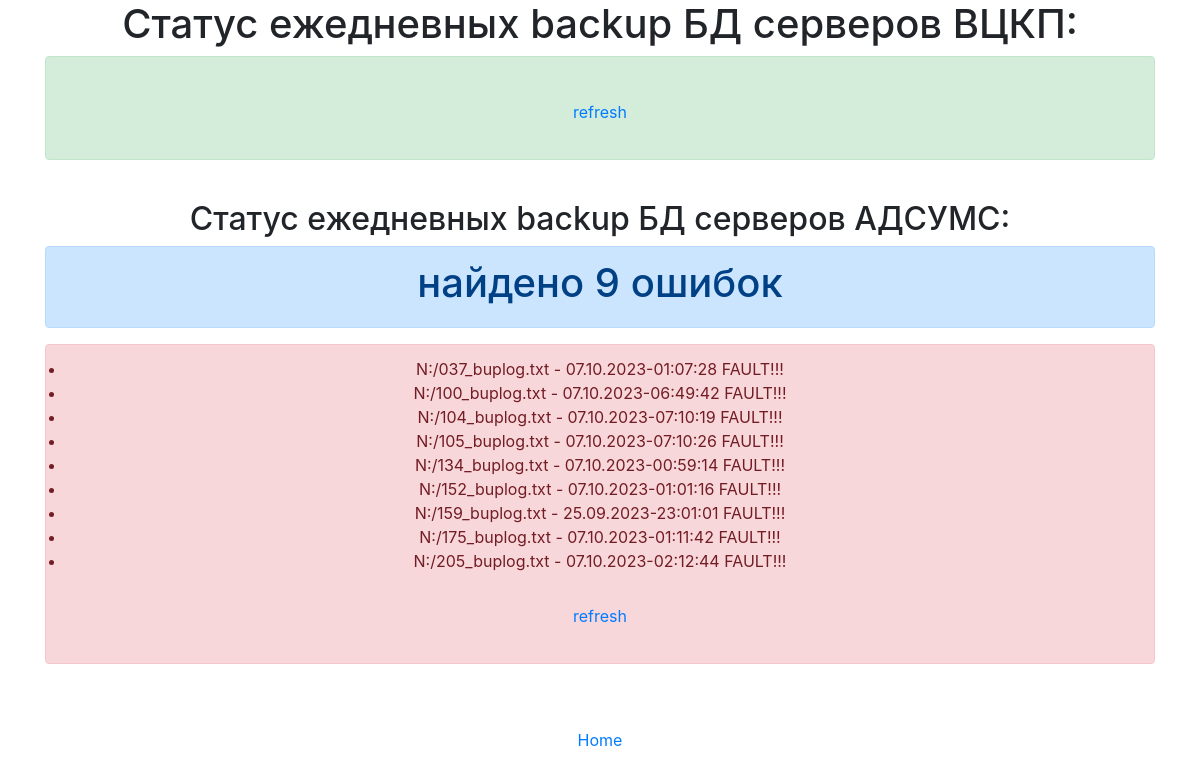
/backupapp/, run on an earlier commit of the app's database.
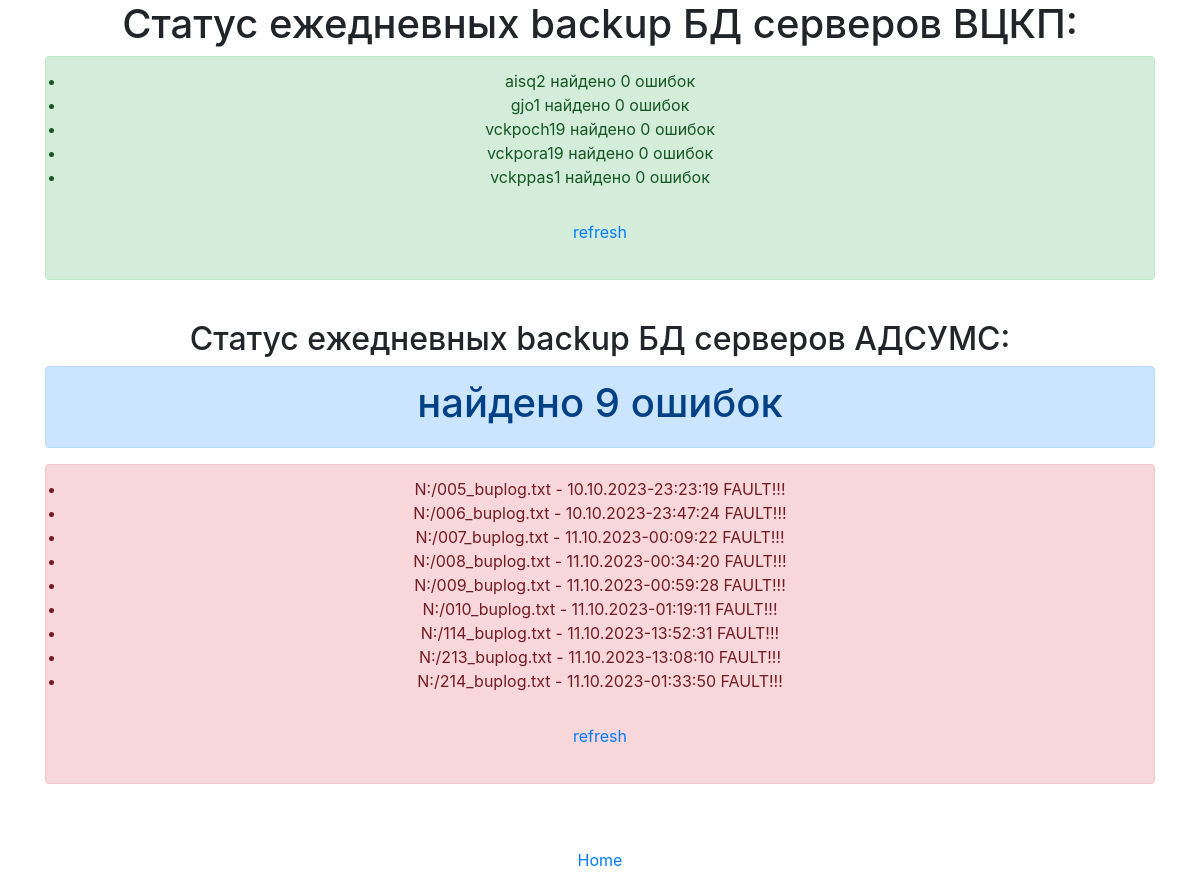
And on a later commit of the database.
### backupapp/models.py (models this page shows)
class backup(models.Model):
    backup_status = models.TextField()
    system_name = models.TextField()
    request_d = models.TextField()
    backup_type = models.TextField()

### backupapp/views.py (the view)
# urls.py: path('backupapp/', backupView, name = 'backupView'),
def backupView(request):
    all_backup_items_vckp = backup.objects.all().filter(system_name = 'ВЦКП')
    all_backup_items_adsums = backup.objects.all().filter(system_name = 'АДСУМС')
    backup_error_count_adsums = backup.objects.all().filter(system_name = 'АДСУМС').count()
    return render(request,'backup/backupstatus.html', {'all_items_vckp':all_backup_items_vckp, 'all_items_adsums':all_backup_items_adsums, 'error_count_adsums':backup_error_count_adsums})

### templates/backup/backupstatus.html (shortened to what this page needs)
<link rel="stylesheet" href="https://cdn.jsdelivr.net/npm/bootstrap@4.6.2/dist/css/bootstrap.min.css">
<div class="container text-center">
<h1>Статус ежедневных backup БД серверов ВЦКП:</h1>
<ul class="alert alert-success">
    {% for i in all_items_vckp %}
    <li>{{i.backup_status}}
    </li>
    {% endfor %}
    <br>
    <form action="/addBackupItem/" method = "post">{% csrf_token %}
          <input type="submit"  class="btn btn-link" value="refresh">
    </form>
</ul>
<br>
<h2>Статус ежедневных backup БД серверов АДСУМС:</h2>
 <div class="alert alert-primary" role="alert">
   <h1>найдено {{error_count_adsums}} ошибок </h1>
 </div>
<ul class="alert alert-danger">
    {% for i in all_items_adsums %}
    <li>{{i.backup_status}}
    </li>
    {% endfor %}
    <br>
    <form action="/addBackupItemADSUMS/" method = "post">{% csrf_token %}
          <input type="submit"  class="btn btn-link" value="refresh">
    </form>
</ul>
<br>
<br>
<a href="{% url 'home' %}"> Home </a>
</div>

What changed in the data, as far as the page shows it:
removed backup: backup_status "N:/037_buplog.txt - 07.10.2023-01:07:28 FAULT!!!", shown under "найдено 9 ошибок"
removed backup: backup_status "N:/100_buplog.txt - 07.10.2023-06:49:42 FAULT!!!", shown under "найдено 9 ошибок"
removed backup: backup_status "N:/104_buplog.txt - 07.10.2023-07:10:19 FAULT!!!", shown under "найдено 9 ошибок"
removed backup: backup_status "N:/105_buplog.txt - 07.10.2023-07:10:26 FAULT!!!", shown under "найдено 9 ошибок"
removed backup: backup_status "N:/134_buplog.txt - 07.10.2023-00:59:14 FAULT!!!", shown under "найдено 9 ошибок"
removed backup: backup_status "N:/152_buplog.txt - 07.10.2023-01:01:16 FAULT!!!", shown under "найдено 9 ошибок"
removed backup: backup_status "N:/159_buplog.txt - 25.09.2023-23:01:01 FAULT!!!", shown under "найдено 9 ошибок"
removed backup: backup_status "N:/175_buplog.txt - 07.10.2023-01:11:42 FAULT!!!", shown under "найдено 9 ошибок"
removed backup: backup_status "N:/205_buplog.txt - 07.10.2023-02:12:44 FAULT!!!", shown under "найдено 9 ошибок"
added backup: backup_status "aisq2 найдено 0 ошибок", shown under "Статус ежедневных backup БД серверов ВЦКП:"
added backup: backup_status "gjo1 найдено 0 ошибок", shown under "Статус ежедневных backup БД серверов ВЦКП:"
added backup: backup_status "vckpoch19 найдено 0 ошибок", shown under "Статус ежедневных backup БД серверов ВЦКП:"
added backup: backup_status "vckpora19 найдено 0 ошибок", shown under "Статус ежедневных backup БД серверов ВЦКП:"
added backup: backup_status "vckppas1 найдено 0 ошибок", shown under "Статус ежедневных backup БД серверов ВЦКП:"
added backup: backup_status "N:/005_buplog.txt - 10.10.2023-23:23:19 FAULT!!!", shown under "найдено 9 ошибок"
added backup: backup_status "N:/006_buplog.txt - 10.10.2023-23:47:24 FAULT!!!", shown under "найдено 9 ошибок"
added backup: backup_status "N:/007_buplog.txt - 11.10.2023-00:09:22 FAULT!!!", shown under "найдено 9 ошибок"
added backup: backup_status "N:/008_buplog.txt - 11.10.2023-00:34:20 FAULT!!!", shown under "найдено 9 ошибок"
added backup: backup_status "N:/009_buplog.txt - 11.10.2023-00:59:28 FAULT!!!", shown under "найдено 9 ошибок"
added backup: backup_status "N:/010_buplog.txt - 11.10.2023-01:19:11 FAULT!!!", shown under "найдено 9 ошибок"
added backup: backup_status "N:/114_buplog.txt - 11.10.2023-13:52:31 FAULT!!!", shown under "найдено 9 ошибок"
added backup: backup_status "N:/213_buplog.txt - 11.10.2023-13:08:10 FAULT!!!", shown under "найдено 9 ошибок"
added backup: backup_status "N:/214_buplog.txt - 11.10.2023-01:33:50 FAULT!!!", shown under "найдено 9 ошибок"
